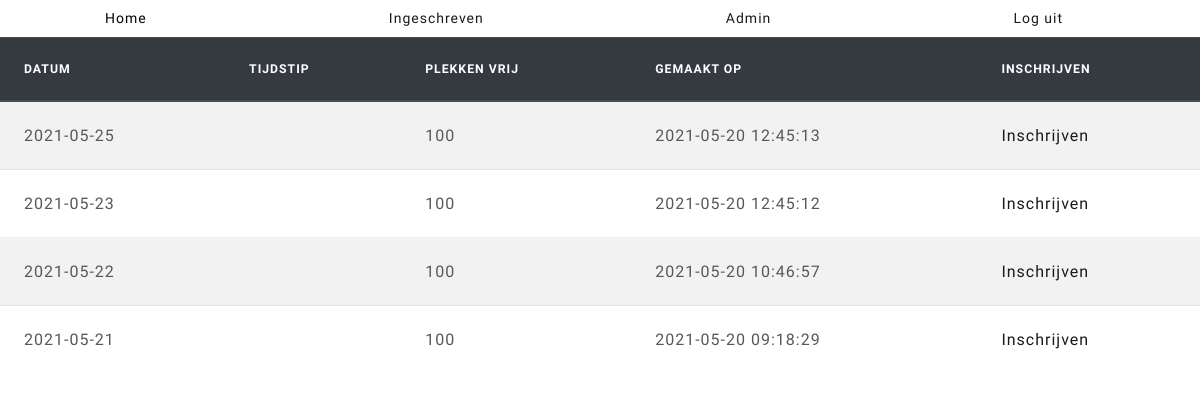
Page /home/ (signed in) on the earlier database version.
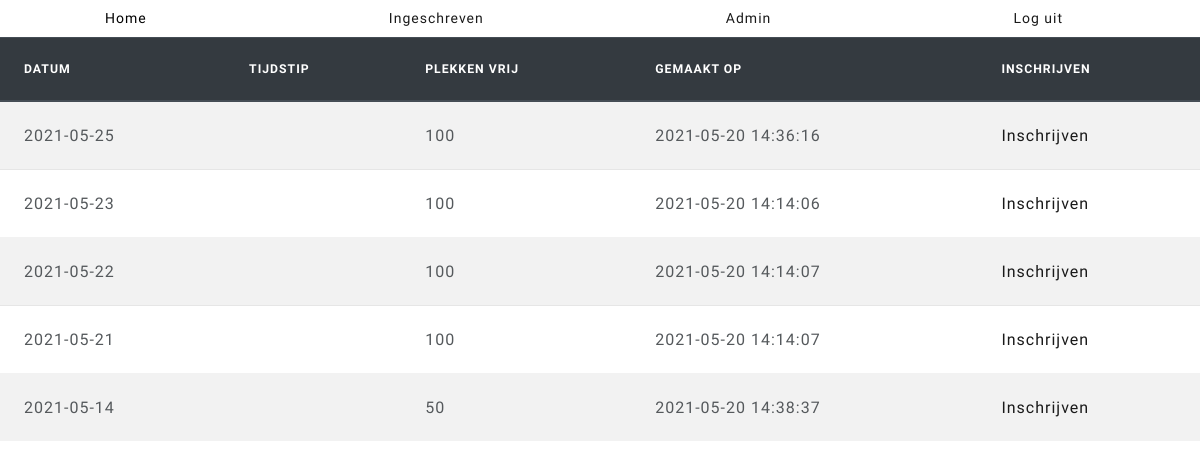
Same page on the later database version.
### tables this page shows
CREATE TABLE `times` (
  `ID` int(10) NOT NULL,
  `date` date NOT NULL,
  `starttime` time NOT NULL,
  `endtime` time NOT NULL,
  `amount_people_in` int(3) NOT NULL,
  `hidden` tinyint(1) NOT NULL,
  `created_at` timestamp NOT NULL DEFAULT CURRENT_TIMESTAMP,
  `updated_at` timestamp NOT NULL DEFAULT CURRENT_TIMESTAMP ON UPDATE CURRENT_TIMESTAMP
);

### Includes/config.php (called while the page is built, shortened)
<?php
function Conn()
{
    $dsn         = "mysql:host=localhost;dbname=ex_83504";
    $DB_username = "ex83504";
    $DB_password = "Cy8o^n68";
    try {
        $conn = new PDO($dsn, $DB_username, $DB_password);
        $conn->setAttribute(PDO::ATTR_ERRMODE, PDO::ERRMODE_EXCEPTION);
    } catch (PDOException $e) {
        $error = "Geen connectie mogelijk. Error: " . $e->getMessage();
        return $error;
    }
    return $conn;
}
function SelectAllTime()
{
    $stmt = Conn()->prepare("SELECT * FROM times ORDER BY date DESC");
    $stmt->execute();
    return $stmt;
}
function AmountSpaceFree($amount_people_in)
{
    $answer = 100 - $amount_people_in;
    return $answer;
}

### home/index.php (the view, shortened to what this page needs)
<?php
require_once '../Includes/config.php';
?>
<html lang="en">
<head>
    <link href="https://stackpath.bootstrapcdn.com/bootswatch/4.5.2/lux/bootstrap.min.css" rel="stylesheet">
    <link href="../Includes/CSS/home.css" rel="stylesheet">
</head>
<body>
    <?php
    require_once '../Includes/nav.php';
    ?>
    <table class="table table-striped ">
        <thead class="thead-dark">
            <tr>
                <th scope="col">Datum</th>
                <th scope="col">Tijdstip</th>
                <th scope="col">Plekken vrij</th>
                <th scope="col">Gemaakt op</th>
                <th scope="col">Inschrijven</th>
            </tr>
        </thead>
        <tbody>
            <?php
            $stmt = SelectAllTime();
            while ($row = $stmt->fetch()) {
                echo "<tr>";
                echo "<td>" . $row['date'] . "</td>";
                echo "<td>" . $row['time'] . "</td>";
                echo "<td>" . AmountSpaceFree($row['amount_people_in']) . "</td>";
                echo "<td>" . $row['updated_at'] . "</td>";
                echo '<td><a href="./register_proces.php?ID=' . $row['ID'] . '">Inschrijven</a></td>';
                echo "</tr>";
            }
            ?>
</body>
</html>

Differences in the rows shown:
changed times (number 1 of 5 on the later page): updated_at "2021-05-20 12:45:13" → "2021-05-20 14:36:16"
changed times (number 2 of 5 on the later page): updated_at "2021-05-20 12:45:12" → "2021-05-20 14:14:06"
changed times (number 3 of 5 on the later page): updated_at "2021-05-20 10:46:57" → "2021-05-20 14:14:07"
changed times (number 4 of 5 on the later page): updated_at "2021-05-20 09:18:29" → "2021-05-20 14:14:07"
added times: date "2021-05-14", amount_people_in "50", updated_at "2021-05-20 14:38:37"
